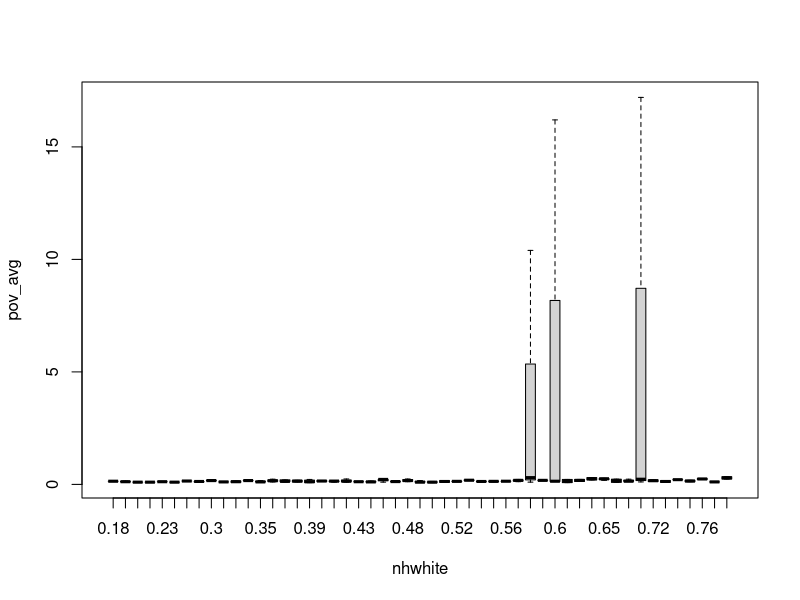
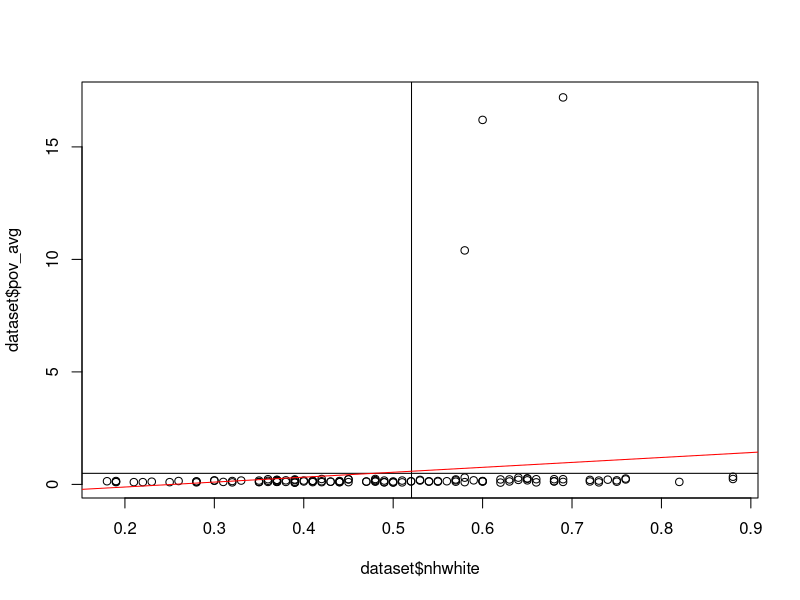
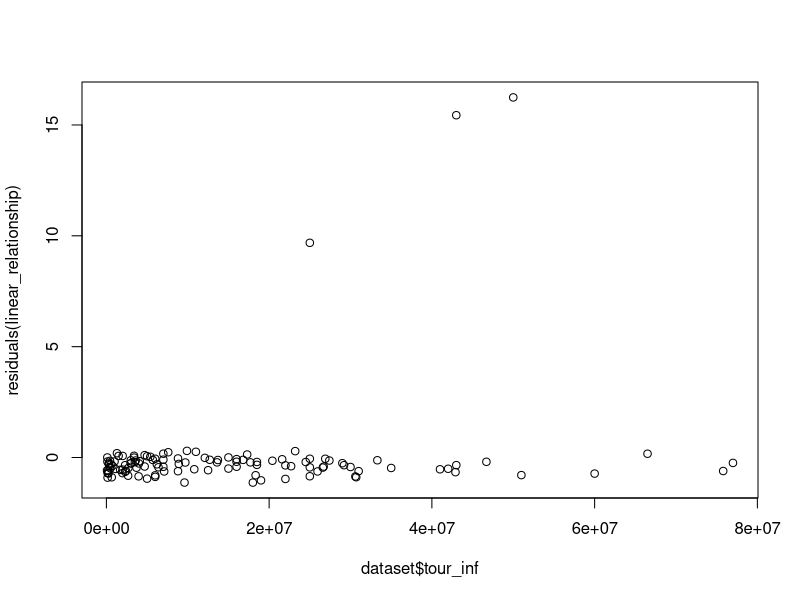
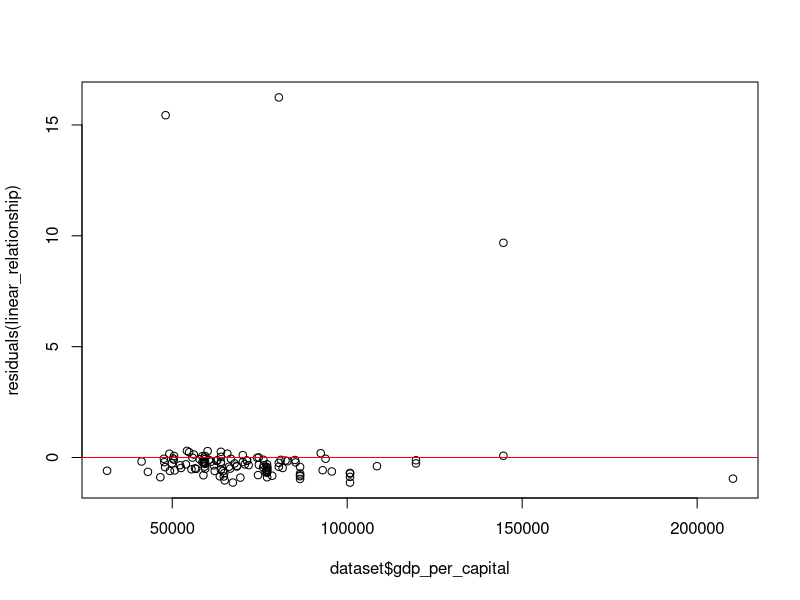

Write the R code that produced these figures, in order.
## Load packages
# NOTE: Run base.R if these commands return an error!
library(readr)
library(dplyr)
library(ggplot2)
library(haven)
library(psych)

# set working directory
setwd("~/Desktop/STA_215")

# Load data 
library(readr)
dataset <- read_csv("raw_data.csv")
View(dataset)

##################################################################################
############### Table 1: descriptive statistics    ####################   
##################################################################################
table(dataset$basketball)
mean(dataset$basketball)
sd(dataset$basketball)

table(dataset$football)
mean(dataset$football)
sd(dataset$football)

table(dataset$pov_over10)
mean(dataset$pov_over10)
sd(dataset$pov_over10)

table(dataset$land_locked)
mean(dataset$land_locked)
sd(dataset$land_locked)

table(dataset$lon_trm)
mean(dataset$lon_trm)
sd(dataset$lon_trm)

table(dataset$pov_avg)
mean(dataset$pov_avg)
sd(dataset$pov_avg)

##################################################################################
#################### Figure 1: boxplot             ####################   
##################################################################################
anova <- aov(pov_avg ~ nhwhite, data = dataset)
summary(anova)
boxplot(pov_avg ~ nhwhite, data = dataset)

##################################################################################
####################   Figure 2: scatter plot             ####################   
##################################################################################
linear_plot <- plot(dataset$nhwhite, dataset$pov_avg)
print(linear_plot)
meany <- mean(dataset$pov_avg)
meanx <- mean(dataset$nhwhite)
abline(h = meanx, col = "black")
abline(v = meany, col = "black")
linear_relationship <- lm(pov_avg ~ nhwhite, data = dataset)
summary(linear_relationship)
abline(linear_relationship, col = "red")



##################################################################################
####################  Figure 3: residual plot                ####################   
##################################################################################
# Plot the residuals
plot(dataset$tour_inf, residuals(linear_relationship))
plot(dataset$gdp_per_capital, residuals(linear_relationship))

# Add a horizontal line at zero to indicate the baseline
abline(h = 0, col = "red")


##################################################################################
####################  Table 2: contingency table                ####################   
##################################################################################
table(dataset$pov_over10,dataset$land_locked)

chisq.test(table(dataset$pov_over10,dataset$land_locked))
